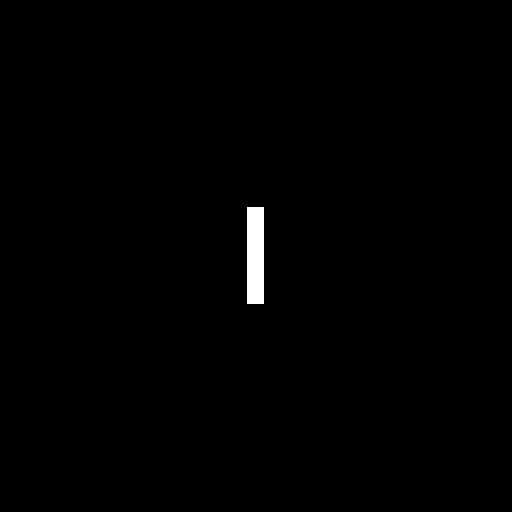
#> input picture CH04/Fig0424(a)(rectangle).tif, 1024 x 1024 px, found by its file name (shown at 1/2 size)
$ python D_expt3.py
#> lines starting #> are read from the running program, lines starting #| are printed output that depends on the picture; after the words box and inside, x2 and y2 are one past the last pixel; in counts of white or black regions, pixels touching at a corner belong together
### important_classes/frequency_domain.py
'''
Frequency Domain:

Attributes:
    # flt_size          : used to get filter size based on image size, for applying freq flt
    # freq_trans        : returns a matrix of (-1)^(x+y) of desired size
    # cps               : combine phase and spectrum, used to combine phase and spectrum
    # cri               : combine real and imaginary part, used to combine real and imaginary part
Methods:
    # dft               : used to calculate 1D Discrete Fourier Transform
    # idft              : used to calculate 1D Inverse Discrete Fourier Transform
    # dftshift          : used to center the 1D DFT
    # dft2              : used to calculate 1D Discrete Fourier Transform
    # idft2             : used to calculate 1D Inverse Discrete Fourier Transform
    # pad_img           : pads the image (Needed to avoid wrap around error)
    # unpad_img         : un-pads the padded image
    # apply_freq_flt    : used to apply frequency domain filter (Takes care of Wrap Around Error)

'''

# Important imports
import numpy as np

### appending path to dip_toolbox
import sys
sys.path.append('important_classes')
from image_transforms import ImageTransforms

class FrequencyDomain(ImageTransforms):

    def __init__(self):
        super().__init__()
        self.flt_size=lambda img_shape: (2*img_shape[0],2*img_shape[1])

        self.freq_trans=lambda img_shape:np.array([(-1)**(x+y) for x in range(img_shape[0]) for y in range(img_shape[1])]).reshape(img_shape[0],img_shape[1])

        self.cri =lambda rep,imp: rep+1j*imp

        self.cps = lambda spectrum,phase: np.multiply(spectrum,np.exp(1j*phase))

        self.prod_rc=lambda img_shape:img_shape[0]*img_shape[1]


    # 1D - Discrete Fourier Transform

    def dft(self,xn,N=None):
        return self.uni_tf(xn,self.W,N)


    # [12 lines left out: functions idft, dftshift, not called in this run]

    # 2D - Discrete Fourier Transform
    def dft2(self,xyn,M=None,N=None):
        return self.uni_tf2(xyn,self.W,M,N)


    def dftshift2(self,xyk):
        return np.transpose(self.dftshift(np.transpose(self.dftshift(xyk))))

    def idft2(self,XYK,M=None,N=None):
        if M==None and N==None:
            return self.inv_uni_tf2(XYK,self.W)/(self.prod_rc(XYK.shape))
        else:
            return self.inv_uni_tf2(XYK,self.W)/(M*N)


    # Apply Frequency Domain filter

    # [14 lines left out: function pad_img, not called in this run]

    def unpad_img(self,img_pd,up_r=None,up_c=None,center=False):
        r,c=img_pd.shape
        if center==True:
            img_unpd=img_pd[int(up_r/2):r-int(up_r/2),int(up_c/2):c-int(up_c/2)]
        else:
            if up_c!=None and up_r!=None:
                img_unpd=img_pd[:r-up_c,:c-up_c]
            else:
                img_unpd=img_pd[:int(r/2),:int(c/2)]
        return img_unpd

    # [29 lines left out: function apply_freq_flt, not called in this run]


### important_classes/image_transforms.py
import numpy as np

class ImageTransforms:

    def __init__(self):
        pass

    '''Transformation matrices:'''

    # Vandermonde matrix (Used as basis function for Discrete Fourier Transforms)
    # [6 lines left out: function W, not called in this run]


    '''1D Unitary transform'''

    # [16 lines left out: functions uni_tf, inv_uni_tf, not called in this run]


    '''2D Unitary Transform'''

    # [22 lines left out: functions uni_tf2, inv_uni_tf2, not called in this run]

### important_classes/filters.py
'''
Filters:

    Notes:
    * The contents are designed for gray scale images

    # height         : no of rows in image
    # width          : no of columns in image
    # r              : height of original image
    # c              : width of original image
    # d_h            : needed height of padding /selecting neighbourhood
    # d_w            : needed width of padding /selecting neighbourhood
    # m_d_h          : max height of padding /selecting neighbourhood
    # m_d_w          : max width of padding /selecting neighbourhood
    # p_h            : image height after padding
    # p_w            : image width after padding
    # size_org       : size of original image
    # imax           : max possible intensity in the image
    # imin           : min possible intensity in the image
    # nh             : neighbourhood


    * Attributes:
        ** Filter Masks
            *** Smoothening Filter Masks
                # am_mask           : arithmetic filter mask
                # gaussian_mask     : gaussian filter mask

            *** Sharpening Filter Masks
                *** Laplacian Masks
                    # lap_mask90_le     : 90 degrees Laplacian mask (light edges)
                    # lap_mask90_de     : 90 degrees Laplacian mask (dark edges)
                    # lap_mask45_le     : 45 degrees Laplacian mask (light edges)
                    # lap_mask45_de     : 45 degrees Laplacian mask (dark edges)
                *** Line Detection Masks
                    # line_mask_x         : Horizontal line detection mask
                    # line_mask_y         : Vertical line detection mask
                    # line_mask_pxy       : 45 degrees diagonal line detection mask
                    # line_mask_nxy       : -45 degrees diagonal line detection mask
                *** Prewitt Masks
                    # prew_mask_x        : Horizontal Prewitt mask
                    # prew_mask_y        : Vertical Prewitt mask
                    # prew_mask_pxy      : 45 degrees diagonal Prewitt mask
                    # prew_mask_nxy      : -45 degrees diagonal Prewitt mask
                *** Sobel Masks
                    sobel_mask_x         : Horizontal Sobel mask
                    sobel_mask_y         : Vertical Sobel mask
                    sobel_mask_pxy       : 45 degrees diagonal Sobel mask
                    sobel_mask_nxy       : -45 degrees diagonal Sobel mask

            *** Smoothening Filters
                # am_flt            : arithmetic mean filter
                # gm_flt            : geometric mean filter
                # hm_flt            : harmonic mean filter
                # chm_flt           : contraharmonic filter

                **** Order Statistic Filters
                    # median_flt    : median filter
                    # max_flt       : max filter
                    # min_flt       : min filter
                    # midpt_flt     : midpoint filter
                    # alptrm_flt    : alpha-trimmed mean filter

            *** Minimum Mean Square Error (Weiner) Filtering

    * Methods:
        ** Pre-Post Processing
            # pad_img           : used to pad an image
            # unpad_img         : used to unpad a padded image
            # isc               : intensity scaling correction

        ** Applying Filters / Masks
            # flt_apply           : used to apply filters by passing flts / masks and image

        ** Adaptive Filters
            # adpt_median_flt           : adaptive median filter
            # adpt_lclnr_flt            : adaptive local noise reduction filter

        ** Frequency Domain Filters
            *** Laplacian Masks
            # idl_lp_flt                : ideal low pass filter
            # idl_hp_flt                : ideal high pass filter
            # bw_lp_flt                 : butterworth low pass filter
            # glp_flt                   : gaussian low pass filter
            # ghp_flt                   : gaussian high pass filter


'''

# Important imports
import numpy as np

class Filters():

    def __init__(self):
        '''Filter masks: Smoothening'''
        self.am_mask=lambda order:(1/(order**2))*np.ones((order,order))
        self.guassian_mask=lambda order,sigma:np.array([np.exp(-(x**2+y**2)/2*(sigma**2)) for x in range(-int(order/2),int(order/2)+1) for y in range(-int(order/2),int(order/2)+1)]).reshape(order,order)

    # # # # # # # # # # # # # # # # # # # # # # # # #
        '''Filter masks: Sharpening'''

        # Laplacian Masks:
        self.lap_mask90_le=np.array([[0,1,0],[1,-4,1],[0,1,0]])
        self.lap_mask90_de=np.array([[0,-1,0],[-1,4,-1],[0,-1,0]])
        self.lap_mask45_le=np.array([[1,1,1],[1,-8,1],[1,1,1]])
        self.lap_mask45_de=np.array([[-1,-1,-1],[-1,8,-1],[-1,-1,-1]])

        # Line Detection Masks:
        self.line_mask_x=np.array([[-1,-1,-1],[2,2,2],[-1,-1,-1]])
        self.line_mask_y=np.array([[-1,2,-1],[-1,2,-1],[-1,2,-1]])
        self.line_mask_pxy=np.array([[2,-1,-1],[-1,2,-1],[-1,-1,2]])
        self.line_mask_nxy=np.array([[-1,-1,2],[-1,2,-1],[2,-1,-1]])

        # Prewitt Masks:
        self.prew_mask_x=np.array([[-1,-1,-1],[0,0,0],[1,1,1]])
        self.prew_mask_y=np.array([[-1,0,1],[-1,0,1],[-1,0,1]])
        self.prew_mask_pxy=np.array([[0,1,1],[-1,0,1],[-1,-1,0]])
        self.prew_mask_nxy=np.array([[-1,-1,0],[-1,0,1],[0,1,1]])

        # Sobel Masks:
        self.sobel_mask_x=np.array([[-1,-2,-1],[0,0,0],[1,2,1]])
        self.sobel_mask_y=np.array([[-1,0,1],[-2,0,2],[-1,0,1]])
        self.sobel_mask_pxy=np.array([[0,1,2],[-1,0,1],[-2,-1,0]])
        self.sobel_mask_nxy=np.array([[-2,-1,0],[-1,0,1],[0,1,2]])

    # # # # # # # # # # # # # # # # # # # # # # # # #

        '''Filters: Smoothening'''
        self.am_flt=lambda nh: np.average(nh)

        self.gm_flt=lambda nh: np.abs(np.power(np.prod(nh),(1/nh.size),dtype=complex))

        self.hm_flt=lambda nh: 0 if 0 in nh else np.reciprocal(np.average(np.reciprocal(nh)))

        self.chm_flt=lambda q:lambda nh: 0 if(0 in nh and q<0) else 0 if np.abs(np.sum(np.power(nh,q,dtype=complex)))==0 else np.abs(np.sum(np.power(nh,q+1,dtype=complex)))/np.abs(np.sum(np.power(nh,q,dtype=complex)))

        ''' **** Order Statistic Filters'''
        self.median_flt=lambda nh: np.median(nh)
        self.max_flt =lambda nh: np.max(nh)
        self.min_flt=lambda nh: np.min(nh)
        self.midpt_flt=lambda nh: 0.5*(np.max(nh)+np.min(nh))
        self.alptrm_flt=lambda d:lambda nh:np.average(np.sort(np.ravel(nh))[int(d/2):(np.sort(np.ravel(nh)).size-int(d/2))])

    # # # # # # # # # # # # # # # # # # # # # # # # #

        '''Minimum Mean Square Error (Weiner) Filtering'''
        self.weiner_flt=lambda H,k: (1/H)*((np.abs(H)**2)/((np.abs(H)**2)+k))

    # # # # # # # # # # # # # # # # # # # # # # # # #


    ''' ** Preprocessing and Post Processing functions'''
    # [28 lines left out: functions pad_img, unpad_img, not called in this run]

    def isc(self, img,L):
        imax = np.max(img)
        imin = np.min(img)
        if imin<0:
            img=((img-(np.ones(img.shape)*imin))/imax)*(L-1)
        else:
            img=((img-(np.ones(img.shape)))/imax)*(L-1)
        return img


    # # # # # # # # # # # # # # # # # # # # # # # # #
    ''' ** Applying Filters and Filter Masks'''
    # [27 lines left out: function flt_apply, not called in this run]


    # # # # # # # # # # # # # # # # # # # # # # # # #

    '''** Adaptive Filters'''

    # Adaptive Median Filter:

    # [75 lines left out: functions adpt_median_flt, adpt_lclnr_flt, not called in this run]


    # # # # # # # # # # # # # # # # # # # # # # # # #

    ''' Frequency Domain Filters'''

    # Ideal lowpass filter:
    # [53 lines left out: functions idl_lp_flt, idl_hp_flt, bw_lp_flt, glp_flt, ghp_flt, not called in this run]


### important_classes/intensity_transformations.py
'''
Intensity Transformations
'''
# Important imports
import numpy as np

class IntensityTransformations:

    def __init__(self):
        pass


    ''' Bit plane Slicing '''
    # [12 lines left out: function bit_plane_slicing, not called in this run]


    ''' Contrast Stretching '''
    # [9 lines left out: function contrast_stretch, not called in this run]


    ''' Thresholding '''
    # [7 lines left out: function threshold, not called in this run]


    ''' Image Negative '''
    def negative(self,img,L):
        img=np.uint8(img)
        return self.contrast_stretch(0,L-1,L-1,0)(img)


    ''' Intensity Level Slicing '''
    # [11 lines left out: function intensity_level_slice, not called in this run]


    ''' Log Transformations (base:n)'''
    # [8 lines left out: function log, not called in this run]


    ''' Antilog Transformations (base:n)'''
    # [7 lines left out: function antilog, not called in this run]


    ''' Power-Law (Gamma) Transformations'''
    def gamma(self,q,L,max_val=None,e=0):
        if max_val==None:
            max_val=L-1
        def gm(r):
            c=(max_val)/((L-1+e)**q)
            return c*((r+e)**q)
        return np.vectorize(gm)


### important_classes/plotting.py
'''
The class is created for simplifying the plots
'''

from matplotlib import pyplot as plt, gridspec as gs

class PlottingFunctions:
    def __init__(self):
        self.show=lambda : plt.show()

    def plot(self,img_lst,titles,fig_no,gd,fig_title,save_title,fig_size=(13,8),fig_pad=2,fig_font='Times New Roman',fig_fontweight="bold",fig_fontsize=16,fig_dpi=500,grid=False,axis=False,g_hspace=None,g_wspace=None):
        fig=plt.figure(fig_no)
        i,j=gd
        n=0
        gs_=gs.GridSpec(i,j,hspace=g_hspace,wspace=g_wspace)
        for k in range(i):
            for l in range(j):
                ax=plt.subplot(gs_[k,l])
                ax.set_title(titles[n])
                ax.axis(axis)
                ax.grid(grid)
                ax.imshow(img_lst[n],cmap='gray',vmax=255,vmin=0)
                n+=1
        fig.tight_layout(pad=fig_pad)
        fig.set_size_inches(fig_size)
        fig.suptitle(fig_title,font=fig_font,fontweight=fig_fontweight,fontsize=fig_fontsize)
        fig.savefig('input_output/'+save_title,dpi=fig_dpi)


### _D/D_expt3.py
'''

D_expt No. 3:

Title: Visualizing the importance of Fourier Spectrum and phase angle

Aim: To write a program using Python to visualize the importance of Fourier Spectrum and phase angle

'''

# important imports:
import numpy as np
import matplotlib.pyplot as plt

# appending path to dip_toolbox
import sys
sys.path.append('./')

from dip_toolbox import FrequencyDomain,PlottingFunctions,IntensityTransformations,Filters

# creating objects from classes:
fd=FrequencyDomain()
pf=PlottingFunctions()
it=IntensityTransformations()
flt=Filters()

# importing images:
img1=plt.imread('CH04\Fig0424(a)(rectangle).tif')
#> img1: shape (1024, 1024); 0.63% white; 1 white region, box (x1, y1, x2, y2) and area: (494, 414, 528, 608) 6596
img2=plt.imread('CH04\Fig0427(a)(woman).tif')
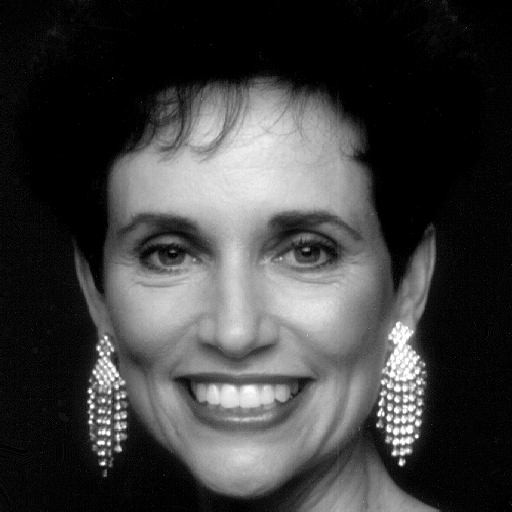
#> input picture CH04/Fig0427(a)(woman).tif, 512 x 512 px, found by its file name
#> img2 is the input picture: shape (512, 512); min 0, max 255, mean 62.2

# cropping excess of img1 from its edges:
img1=fd.unpad_img(img1,up_c=512,up_r=512,center=True)
#> in unpad_img, `img_unpd=img_pd[int(up_r/2):r-int(up_r/2),int(up_c/2):c-int(up_c/2)]`: img_unpd: shape (512, 512); 2.5% white; 1 white region, box (x1, y1, x2, y2) and area: (238, 158, 272, 352) 6596

# DFT of images:
img1_f=fd.dft2(img1*fd.freq_trans(img1.shape))
img2_f=fd.dft2(img2*fd.freq_trans(img2.shape))

# Fourier spectrum and phase angle of images
img1_sp,img1_pa=np.abs(img1_f),np.angle(img1_f)
img2_sp,img2_pa=np.abs(img2_f),np.angle(img2_f)
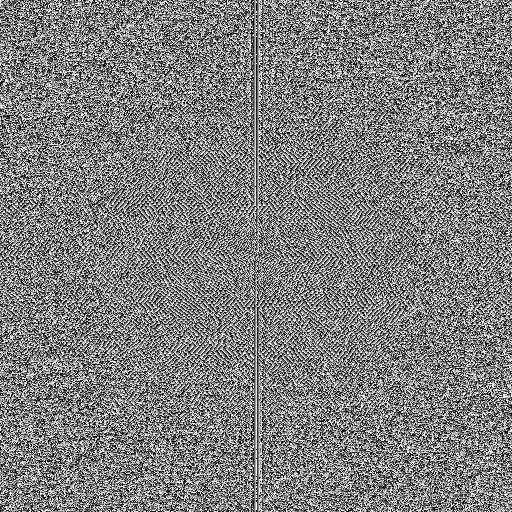
#> img2_pa: shape (512, 512) float64; min -3.14, max 3.14, mean 7.89e-14; drawn with min black and max white


# unit magnitude spectrum
ums=lambda img_shape:np.ones(img_shape)

# Re-assigning phase and spectrum:

### unit magnitude spectrum + phase of img1
u_img1p=fd.cps(ums(img1_sp.shape),img1_pa)

### unit magnitude spectrum + phase of img2
u_img2p=fd.cps(ums(img2_sp.shape),img2_pa)

### spectrum of img2 + phase of img 1
sp2_img1p=fd.cps(img2_sp,img1_pa)

### spectrum of img1 + phase of img 2
sp1_img2p=fd.cps(img1_sp,img2_pa)


# plotting:

### figure 1
fig_1_imgs=[img1,it.gamma(0.2,255)(img1_sp/fd.prod_rc(img1.shape)),flt.isc(img1_pa,100),img2,it.gamma(0.2,255)(img2_sp/fd.prod_rc(img2.shape)),flt.isc(img2_pa,100)]
#> in isc, `imax = np.max(img)`: imax = 3.14
#> in isc, `imin = np.min(img)`: imin = -3.14
#> in isc, `img=((img-(np.ones(img.shape)*imin))/imax)*(L-1)`:
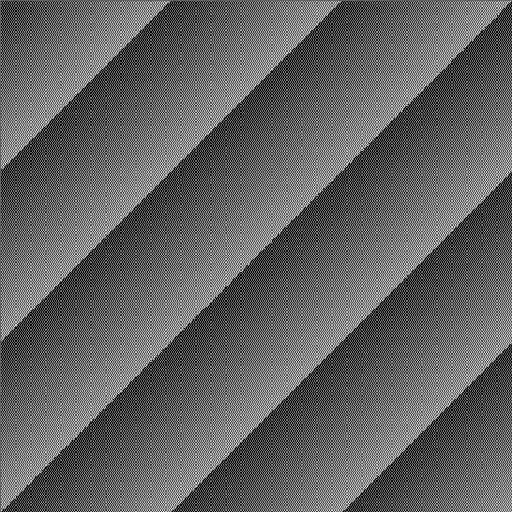
#> img: shape (512, 512) float64; min 0, max 198, mean 99
#> call 2 of isc, with L = 100
#> in isc (call 2), `img=((img-(np.ones(img.shape)*imin))/imax)*(L-1)`:
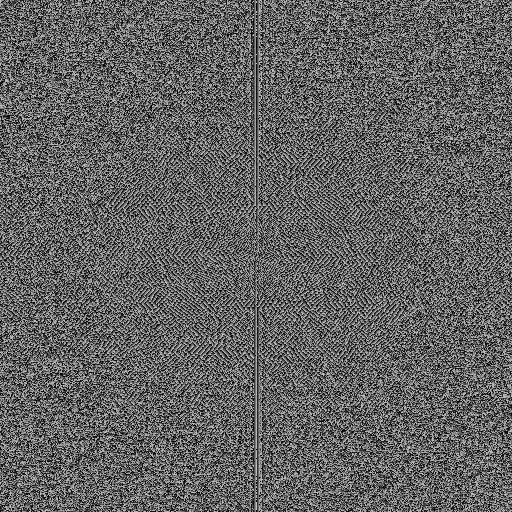
#> img: shape (512, 512) float64; min 0, max 198, mean 99

fig_1_titles=["img1", "|IMG1|",r"$\angle$IMG1", "img2", "|IMG2|",r"$\angle$IMG2"]

fig_1_ttl="Spectrum and Phase of Image 1 and 2"

fig_1_save_ttl="D_expt3_1.jpg"

pf.plot(fig_1_imgs,fig_1_titles,1,(2,3),fig_1_ttl,fig_1_save_ttl,fig_pad=2.4)
#> after the loop in plot, `for k in range(i):`: n = 6
#> in plot, `fig.savefig('input_output/'+save_title,dpi=fig_dpi)`:
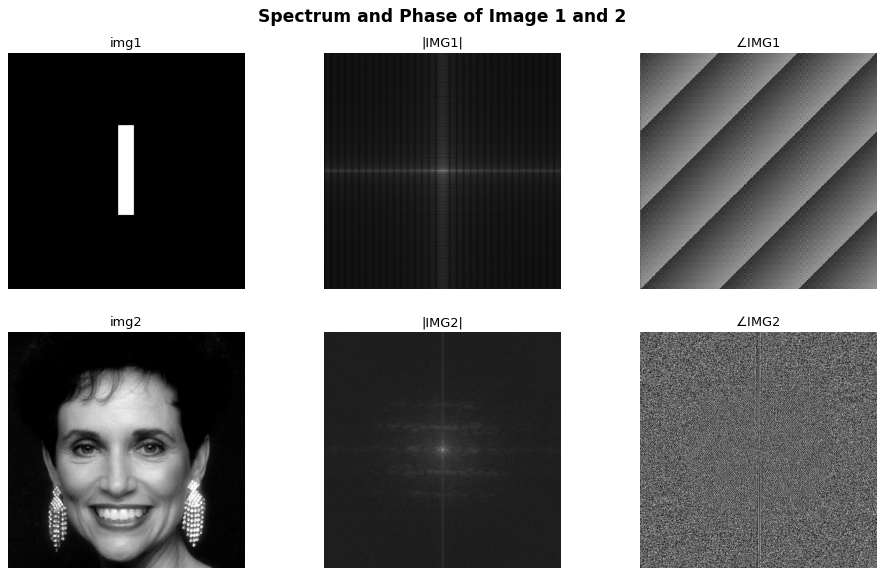
#> figure drawn by matplotlib, 6 panels


### figure 2

imgs_list=[u_img1p,u_img2p,sp2_img1p,sp1_img2p]
fig_2_imgs=[]

#### converting the images into spatial domain and appending them in list of fig_2_imgs
for i in imgs_list:
    fig_2_imgs.append(np.real(fd.idft2(i))*fd.freq_trans(i.shape))
#> this loop made 4 passes
#> after the loop, fig_2_imgs = 4 items

fig_2_imgs[0]=flt.isc(fig_2_imgs[0],150)
fig_2_imgs[1]=(flt.isc(fig_2_imgs[1],200))
#> call 4 of isc, with L = 200
#> in isc (call 4), `imax = np.max(img)`: imax = 0.0288
#> in isc (call 4), `imin = np.min(img)`: imin = -0.0158
#> in isc (call 4), `img=((img-(np.ones(img.shape)*imin))/imax)*(L-1)`:
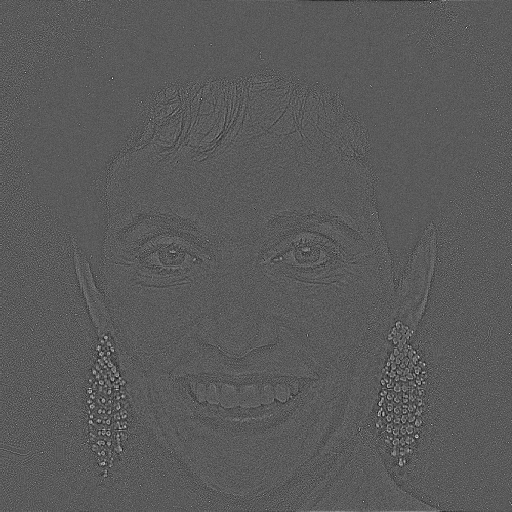
#> img: shape (512, 512) float64; min 0, max 308.2, mean 109.2; drawn with min black and max white

fig_2_titles=[r"$\angle$IMG1 +|1|", r"$\angle$IMG2 +|1|",r"$\angle$IMG1 + |IMG2|", r"$\angle$IMG2 + |IMG1|"]

fig_2_ttl="Visualising importance of Fourier Spectrum and phase angle (Spatial Domain Output)"

fig_2_save_ttl="D_expt3_2.jpg"

pf.plot(fig_2_imgs,fig_2_titles,2,(2,2),fig_2_ttl,fig_2_save_ttl,fig_pad=1.5)
#> call 2 of plot, with fig_no = 2, gd = (2, 2), save_title = 'D_expt3_2.jpg', fig_size = (13, 8), fig_pad = 1.5, fig_font = 'Times New Roman', fig_fontweight = 'bold', fig_fontsize = 16
#> after the loop in plot (call 2), `for k in range(i):`: n = 4
#> in plot (call 2), `fig.savefig('input_output/'+save_title,dpi=fig_dpi)`:
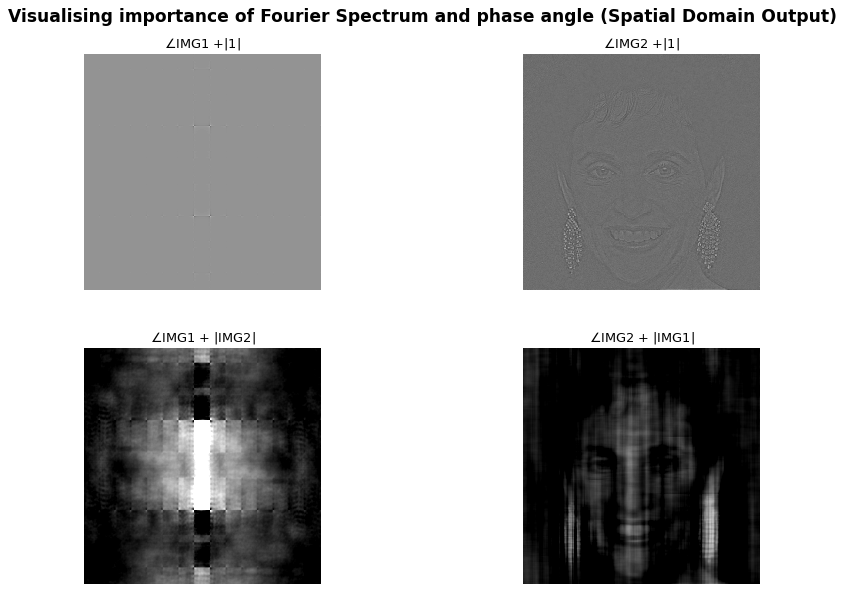
#> figure drawn by matplotlib, 4 panels

# displaying plots:
pf.show()
